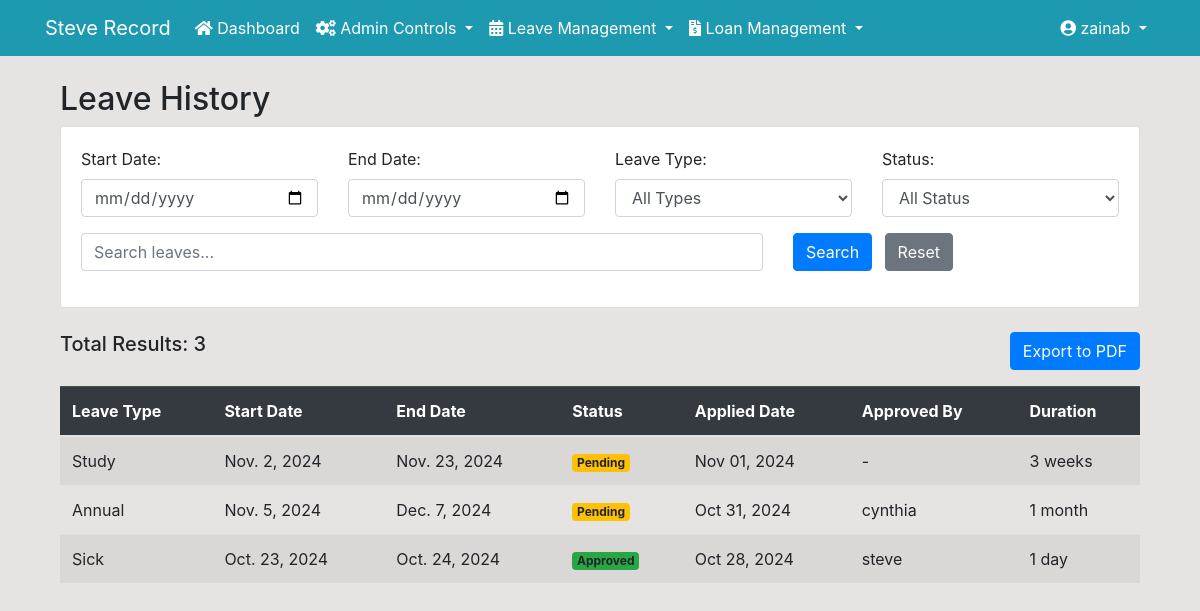
Page /leave-history/ (signed in) on the committed database.
### dashboard/models.py (models this page shows, shortened)
class Leave(models.Model):
    LEAVE_TYPES = (
        ('Annual', 'Annual Leave'),
        ('Sick', 'Sick Leave'),
        ('Personal', 'Personal Leave'),
        ('Maternity', 'Maternity Leave'),
        ('Paternity', 'Paternity Leave'),
        ('Parental', 'Parental Leave'),
        ('Bereavement', 'Bereavement Leave'),
        ('Compassionate', 'Compassionate Leave'),
        ('Study', 'Study/Educational Leave'),
        ('Sabbatical', 'Sabbatical Leave'),
        ('Unpaid', 'Unpaid Leave'),
        ('Jury Duty', 'Jury Duty Leave'),
        ('Military', 'Military Leave'),
        ('Public Service', 'Public Service Leave'),
        ('Religious', 'Religious Leave'),
        ('Casual', 'Casual Leave'),
        ('Compensatory', 'Compensatory Leave'),
        ('Medical', 'Medical/Mental Health Leave'),
        ('Marriage', 'Marriage Leave'),
        ('Voting', 'Voting Leave'),
        ('Emergency', 'Emergency Leave'),
        ('Other', 'Other')
    )
    STATUS = (
        ('Pending', 'Pending'),
        ('Approved', 'Approved'),
        ('Rejected', 'Rejected')
    )
    user = models.ForeignKey(User, on_delete=models.CASCADE)
    leave_type = models.CharField(max_length=20, choices=LEAVE_TYPES)
    start_date = models.DateField()
    end_date = models.DateField()
    reason = models.TextField()
    status = models.CharField(max_length=10, choices=STATUS, default='Pending')
    applied_date = models.DateTimeField(auto_now_add=True)
    approved_by = models.ForeignKey(User, on_delete=models.SET_NULL, null=True, related_name='approved_leaves')
    response_date = models.DateTimeField(null=True, blank=True)
    response_message = models.TextField(null=True, blank=True)
    admin_response = models.TextField(null=True, blank=True)
    class Meta:
        indexes = [
            models.Index(fields=['status']),
            models.Index(fields=['applied_date']),
            models.Index(fields=['user']),
        ]

### dashboard/views.py (the view)
# urls.py: path('leave-history/', views.leave_history, name='leave-history'),
@login_required(login_url='user-login')
def leave_history(request):
    leaves = Leave.objects.filter(user=request.user).order_by('-applied_date')
    context = {'leaves': leaves}
    return render(request, 'dashboard/leave_history.html', context)

### templates/dashboard/leave_history.html (shortened to what this page needs)
{% extends 'partials/base.html' %}
{% block content %}
<div class="container mt-4">
    <h2>Leave History</h2>
    <div class="card mb-4">
        <div class="card-body">
            <form method="GET" class="mb-3">
                <div class="row g-3">
                    <div class="col-md-3">
                        <label class="form-label">Start Date:</label>
                        <input type="date" name="start_date" class="form-control" value="{{ request.GET.start_date }}">
                    </div>
                    <div class="col-md-3">
                        <label class="form-label">End Date:</label>
                        <input type="date" name="end_date" class="form-control" value="{{ request.GET.end_date }}">
                    </div>
                    <div class="col-md-3">
                        <label class="form-label">Leave Type:</label>
                        <select name="leave_type" class="form-control">
                            <option value="">All Types</option>
                        </select>
                    </div>
                    <div class="col-md-3">
                        <label class="form-label">Status:</label>
                        <select name="status" class="form-control">
                            <option value="">All Status</option>
                        </select>
                    </div>
                </div>
                <div class="row mt-3">
                    <div class="col-md-8">
                        <input type="text" name="q" class="form-control" placeholder="Search leaves..." value="{{ request.GET.q }}">
                    </div>
                    <div class="col-md-4">
                        <button type="submit" class="btn btn-primary">Search</button>
                        <a href="{% url 'leave-history' %}" class="btn btn-secondary ml-2">Reset</a>
                    </div>
                </div>
            </form>
        </div>
    </div>
    <div class="d-flex justify-content-between mb-3">
        <div>
            <h5>Total Results: {{ leaves.count }}</h5>
        </div>
        <div>
            <a class="btn btn-primary" href="{% url 'export-leaves-pdf' %}">Export to PDF</a>
        </div>
    </div>
    <div class="table-responsive">
        <table class="table table-striped table-hover">
            <thead class="table-dark">
                <tr>
                    <th>Leave Type</th>
                    <th>Start Date</th>
                    <th>End Date</th>
                    <th>Status</th>
                    <th>Applied Date</th>
                    <th>Approved By</th>
                    <th>Duration</th>
                </tr>
            </thead>
            <tbody>
                {% for leave in leaves %}
                <tr>
                    <td>{{ leave.leave_type }}</td>
                    <td>{{ leave.start_date }}</td>
                    <td>{{ leave.end_date }}</td>
                    <td>
                        <span class="badge {% if leave.status == 'Approved' %}bg-success{% elif leave.status == 'Rejected' %}bg-danger{% else %}bg-warning{% endif %}">
                            {{ leave.status }}
                        </span>
                    </td>
                    <td>{{ leave.applied_date|date:"M d, Y" }}</td>
                     <td>{{ leave.approved_by.username|default:"-" }}</td>
                    <td>{{ leave.end_date|timeuntil:leave.start_date }}</td>
                </tr>
                {% empty %}
                <tr>
                    <td colspan="6" class="text-center">No leave records found.</td>
                </tr>
                {% endfor %}
            </tbody>
        </table>
    </div>
</div>
{% endblock %}

### templates/partials/nav.html (shortened to what this page needs)
<nav class="navbar navbar-expand-lg navbar-light" style="background-color: #1E9AB0;">
    <div class="container">
        {% if user.is_authenticated %}
        <a class="navbar-brand text-white" href="{% url 'dashboard-index' %}">Steve Record</a>
        <div class="collapse navbar-collapse" id="navbarSupportedContent">
            <ul class="navbar-nav mr-auto">
                <li class="nav-item active">
                    <a class="nav-link text-white" href="{% url 'dashboard-index' %}">
                        <i class="fas fa-home"></i> Dashboard
                    </a>
                </li>
                {% if request.user.is_superuser or 'Admin' in request.user.groups.all|stringformat:'s' %}
                <li class="nav-item dropdown">
                    <a class="nav-link dropdown-toggle text-white" href="#" id="adminDropdown" role="button"
                       data-toggle="dropdown" aria-haspopup="true" aria-expanded="false">
                        <i class="fas fa-cogs"></i> Admin Controls
                    </a>
                </li>
                {% endif %}
                <li class="nav-item dropdown">
                    <a class="nav-link dropdown-toggle text-white" href="#" id="leaveDropdown" role="button"
                       data-toggle="dropdown" aria-haspopup="true" aria-expanded="false">
                        <i class="fas fa-calendar-alt"></i> Leave Management
                    </a>
                </li>
                <li class="nav-item dropdown">
                    <a class="nav-link dropdown-toggle text-white" href="#" id="loanDropdown" role="button"
                       data-toggle="dropdown" aria-haspopup="true" aria-expanded="false">
                        <i class="fas fa-file-invoice-dollar"></i> Loan Management
                    </a>
                </li>
            </ul>
            <ul class="navbar-nav ml-auto">
                <li class="nav-item dropdown">
                    <a class="nav-link dropdown-toggle text-white" href="#" id="userDropdown" role="button"
                       data-toggle="dropdown" aria-haspopup="true" aria-expanded="false">
                        <i class="fas fa-user-circle"></i> {{ user.username }}
                    </a>
                </li>
            </ul>
        {% endif %}
        </div>
    </div>
</nav>

### static/style.css (style rules this page uses)
body { background: rgb(230, 227, 227); }

### rows in the picture
Leave: leave_type "Study", start_date "Nov. 2, 2024", end_date "Nov. 23, 2024", status "Pending", applied_date "Nov 01, 2024", approved_by.username "-", end_date "3 weeks"
Leave: leave_type "Annual", start_date "Nov. 5, 2024", end_date "Dec. 7, 2024", status "Pending", applied_date "Oct 31, 2024", approved_by.username "cynthia", end_date "1 month"
Leave: leave_type "Sick", start_date "Oct. 23, 2024", end_date "Oct. 24, 2024", status "Approved", applied_date "Oct 28, 2024", approved_by.username "steve", end_date "1 day"

### other values in the picture
{{ user.username }} "zainab"
{{ leaves.count }} "3"
